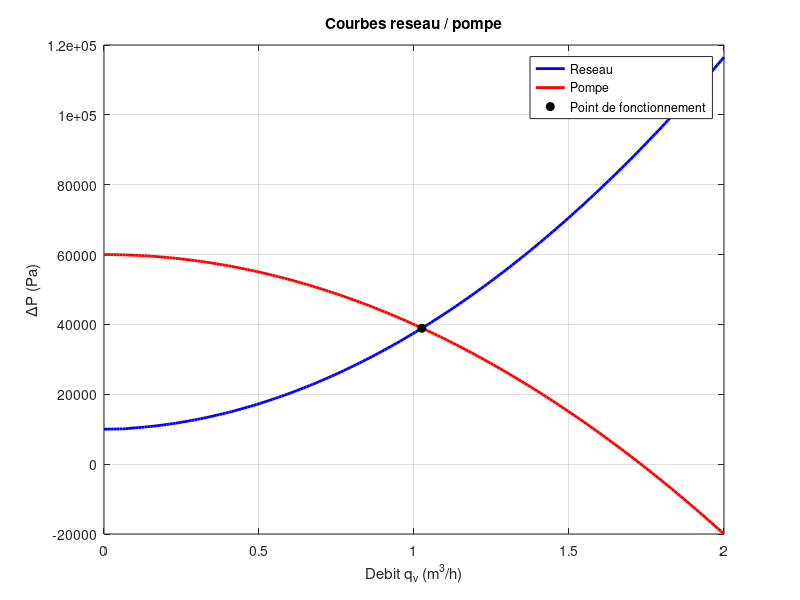

Write MATLAB code to recreate this figure. (Note: this script raises an error after producing the figure.)
%% Donnees
rho = 988;              % kg/m3
mu  = 0.54e-3;          % Pa.s
L   = 40;               % m
eps = 0.1e-3;           % m
D   = 20e-3;            % m
Ks  = 6*0.5 + 2.5;      % singularites
DP_emetteur = 10000;    % Pa
eta_global = 0.65;

%% ETAPE 1 : courbe reseau
q_h = linspace(0, 2, 200);      % debit en m3/h
q_si = q_h / 3600;              % m3/s

A = pi*D^2/4;

v = zeros(size(q_h));
Re = zeros(size(q_h));
lambda = zeros(size(q_h));
DP_reseau = zeros(size(q_h));

for i = 1:length(q_h)
    if q_si(i) == 0
        v(i) = 0;
        Re(i) = 0;
        lambda(i) = 0;
        DP_reseau(i) = DP_emetteur;
    else
        v(i) = q_si(i)/A;
        Re(i) = rho*v(i)*D/mu;

        if Re(i) < 2300
            lambda(i) = 64/Re(i);
        else
            lambda(i) = 1 / (-1.8*log10(((eps/D)/3.7)^1.11 + 6.9/Re(i)))^2;
        end

        DP_L = lambda(i)*(L/D)*(rho*v(i)^2/2);
        DP_S = Ks*(rho*v(i)^2/2);

        DP_reseau(i) = DP_L + DP_S + DP_emetteur;
    end
end

%% ETAPE 2 : courbe pompe et point de fonctionnement
% IMPORTANT :
% ici q_h est pris en m3/h pour que la loi de pompe soit coherente
DP_pompe = -20000*q_h.^2 + 60000;

% Point de fonctionnement = minimum de l'ecart absolu
[~, idx] = min(abs(DP_reseau - DP_pompe));

q_star_h = q_h(idx);            % m3/h
q_star_si = q_star_h/3600;      % m3/s
DP_star = DP_reseau(idx);       % Pa
H_star = DP_star / (rho*9.81);  % mCE

fprintf('--- Point de fonctionnement ---\n');
fprintf('q* = %.3f m3/h\n', q_star_h);
fprintf('DP* = %.1f Pa\n', DP_star);
fprintf('H* = %.3f mCE\n', H_star);

figure;
plot(q_h, DP_reseau, 'b', 'LineWidth', 2); hold on;
plot(q_h, DP_pompe, 'r', 'LineWidth', 2);
plot(q_star_h, DP_star, 'ko', 'MarkerFaceColor', 'k');
grid on;
xlabel('Debit q_v (m^3/h)');
ylabel('\DeltaP (Pa)');
title('Courbes reseau / pompe');
legend('Reseau', 'Pompe', 'Point de fonctionnement', 'Location', 'best');

%% ETAPE 3 : comparaison aeraulique
Pth = 10000;           % W
cp_air = 1005;         % J/kg.K
DT_air = 15;           % degC
rho_air = 1.2;         % kg/m3 (hypothese usuelle)

mdot_air = Pth/(cp_air*DT_air);
qv_air = mdot_air/rho_air;      % m3/s

v_air = 5;                      % m/s
D_air = sqrt(4*qv_air/(pi*v_air));

fprintf('\n--- Comparaison air ---\n');
fprintf('Debit d air = %.4f m3/s = %.1f m3/h\n', qv_air, qv_air*3600);
fprintf('Diametre gaine air = %.3f m = %.1f mm\n', D_air, D_air*1000);

% Puissance hydraulique eau
P_hyd_eau = DP_star * q_star_si;
P_elec_eau = P_hyd_eau / eta_global;

fprintf('Puissance hydraulique eau = %.2f W\n', P_hyd_eau);
fprintf('Puissance electrique eau = %.2f W\n', P_elec_eau);

%% ETAPE 4 : cout annuel
nb_heures = 2500;      % h/an
prix_kWh = 0.20;       % €/kWh

E_annuelle = (P_elec_eau/1000) * nb_heures;   % kWh/an
cout_annuel = E_annuelle * prix_kWh;

fprintf('\n--- Cout annuel ---\n');
fprintf('Energie annuelle = %.2f kWh/an\n', E_annuelle);
fprintf('Cout annuel = %.2f €/an\n', cout_annuel);

%% ETAPE 5 : optimisation des diametres
D_list_mm = [10 15 20 25 32];
q_test_h = 2.0;                  % debit de test en m3/h
q_test_si = q_test_h / 3600;
Pmax = 100;                      % W

Pelec_list = zeros(size(D_list_mm));
v_list = zeros(size(D_list_mm));
rejete = false(size(D_list_mm));

for i = 1:length(D_list_mm)
    D_i = D_list_mm(i)/1000;

    [DP_i, v_i] = calculPertes(q_test_si, D_i, L, eps, Ks, rho, mu, DP_emetteur);
    P_hyd_i = DP_i * q_test_si;
    P_elec_i = P_hyd_i / eta_global;

    Pelec_list(i) = P_elec_i;
    v_list(i) = v_i;

    if (v_i > 2) || (P_elec_i > Pmax)
        rejete(i) = true;
    end
end

fprintf('\n--- Optimisation diametres ---\n');
for i = 1:length(D_list_mm)
    etat = "ACCEPTE";
    if rejete(i)
        etat = "REJETE";
    end
    fprintf('D = %2d mm | v = %.3f m/s | P_elec = %.2f W | %s\n', ...
        D_list_mm(i), v_list(i), Pelec_list(i), etat);
end

figure;
bar(D_list_mm, Pelec_list); hold on;
yline(Pmax, 'r-', 'LineWidth', 2);

idx_rej = find(rejete);
plot(D_list_mm(idx_rej), Pelec_list(idx_rej), 'ro', ...
    'MarkerSize', 10, 'LineWidth', 2);

grid on;
xlabel('Diametre (mm)');
ylabel('Puissance electrique (W)');
title('Optimisation : P_{elec} en fonction du diametre');
legend('P_{elec}', 'Seuil 100 W', 'Diametres rejetes', 'Location', 'best');
